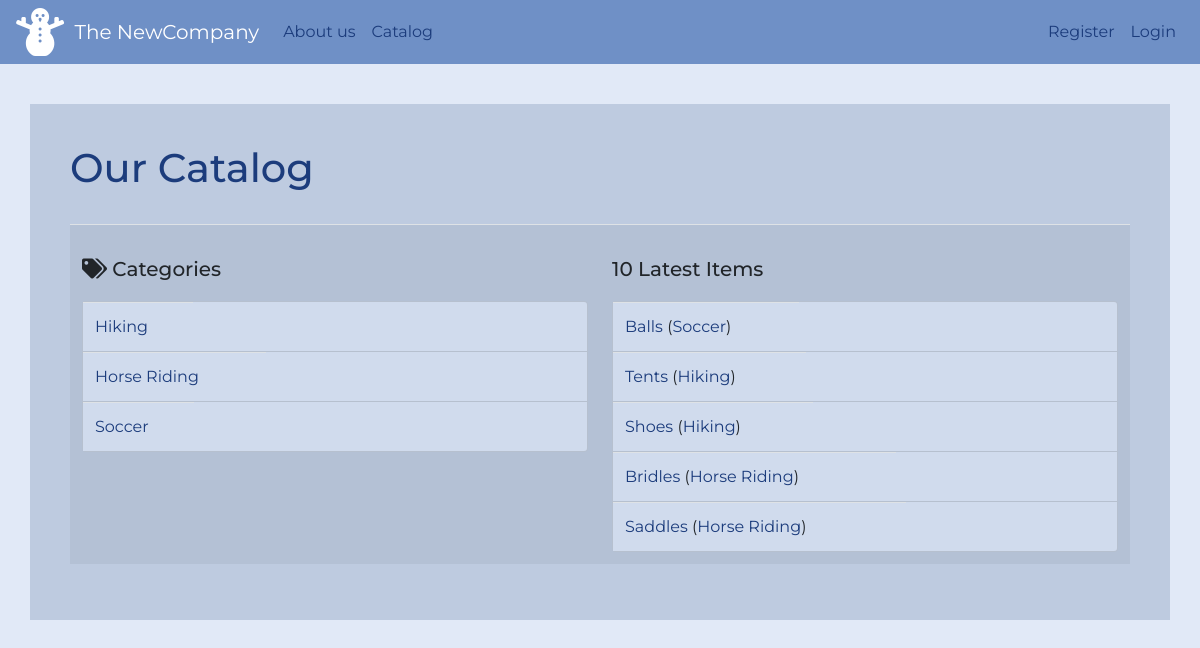
The app's page /catalog, older data.
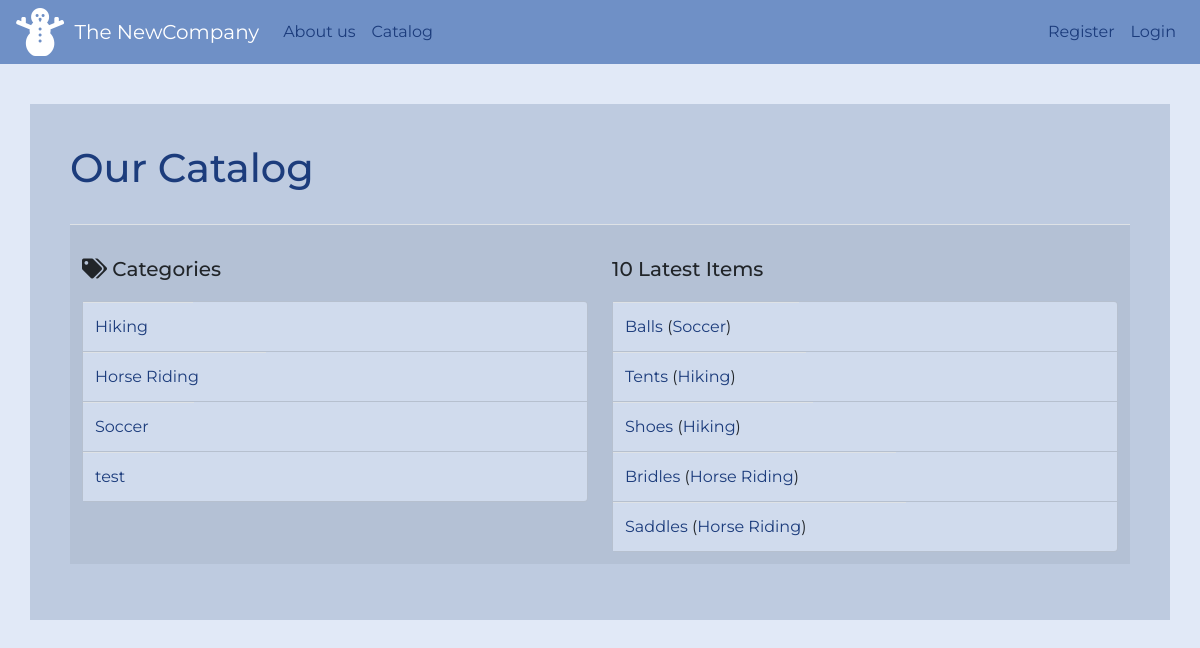
The same page, newer data.
### database_setup.py (models this page shows, shortened)
class Categories(Base):
    __tablename__ = 'categories'
    id = Column(Integer, autoincrement=True, primary_key=True)
    name = Column(String(100), nullable=False, unique=True)
    items = relationship(Items, cascade="all, delete")
    user_id = Column(Integer, ForeignKey('users.id'), nullable=False)

class Items(Base):
    __tablename__ = 'items'
    id = Column(Integer, autoincrement=True, primary_key=True)
    name = Column(String(250), nullable=False)
    detail = Column(String(500))
    category = Column(Integer, ForeignKey('categories.id'))
    creation_time = Column(DateTime, default=datetime.datetime.now)
    modification_time = Column(DateTime, onupdate=datetime.datetime.now)
    user_id = Column(Integer, ForeignKey('users.id'), nullable=False)

### app.py (the view)
@app.route("/catalog")
def catalog():
    username = session.get('username')
    catalog = db.session.query(Categories).order_by(Categories.name)
    latestitems = db.session.query(Items) \
        .order_by(Items.creation_time.desc()).limit(10)
    user_id = db.session.query(Users.id) \
        .filter(Users.username == username).scalar()
    return render_template('catalog.html', catalog=catalog,
                           latestitems=latestitems, user_id=user_id)

### templates/catalog.html (shortened to what this page needs)
{% extends 'layout.html' %}
{% block body %}
    <h1>Our Catalog</h1><br />
    <table class="table table-striped">
      <tr>
        <td class="table-catalog">
            <h5 class="h5-catalog"><i class="fas fa-tags"></i>&nbsp;Categories</h5>
            <ul class="list-group">
            {% for cat in catalog %}
                <li class="list-group-item catalog-list">
                    <table class="table-responsive">
                        <tr>
                            <td class="td1-catalog"><a class="a-cat-catalog" href="{{cat.name}}">{{ cat.name }}</a></td>
                        </tr>
                    </table>
                </li>
            {% endfor %}
            </ul>
        </td>
        <td class="table-catalog">
            <h5 class="h5-catalog">10 Latest Items</h5>
            <ul class="list-group">
            {% for item in latestitems %}
                <li class="list-group-item catalog-list">
                    <table class="table-responsive">
                        <tr>
                            <td class="td1-catalog"><a class="a-cat-catalog" href="{{item.category}}/{{item.name}}">{{ item.name }}</a>
                            (<a class="a-cat-catalog" href="{{item.category}}">{{ item.category }}</a>)</td>
                        </tr>
                    </table>
                </li>
            {% endfor %}
            </ul>
        </td>
      </tr>
    </table>
{% endblock body %}

Row changes from the older to the newer data that the page shows:
added Categories: name "test"
